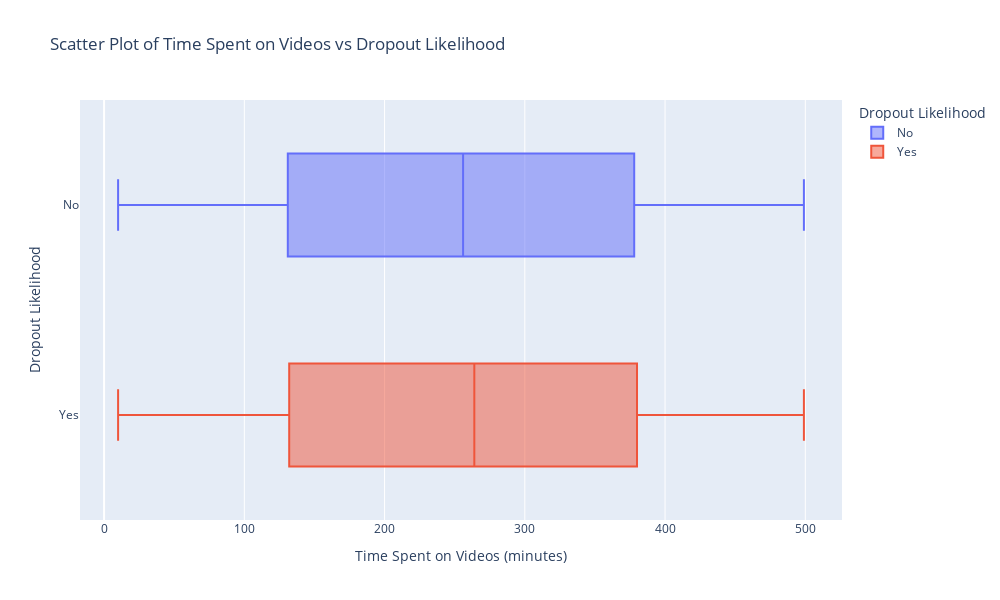

This figure's notebook cell:
### Markdown cell above
**Explanation:** A p-value score of 0.5 suggests that we do not have enough evidence to reject the null hypothesis. In the synthetic dataset, time spent on videos and dropout likelihood do not share a statistically significant relationship.

### Code cell
fig = px.box(data_frame= df_old,
       x = "Time_Spent_on_Videos",
       y = "Dropout_Likelihood",
       color = "Dropout_Likelihood",
       title = "Scatter Plot of Time Spent on Videos vs Dropout Likelihood",
       labels = {"Time_Spent_on_Videos": "Time Spent on Videos (minutes)",
                 "Dropout_Likelihood": "Dropout Likelihood"
                 },
        width = 1000,
        height = 600
    )
fig.show() #Visualizing the relationship between Time_Spent_on_Videos and Dropout_Likelihood using a box plot.

#I'm ignoring the FutureWarning for now.

### Figure 1 — Plotly figure (JSON) as saved in the notebook; plotly's stock layout.template omitted (floating-point values rounded to 4 significant figures; data arrays with more than 128 entries replaced by an {"elided": "..."} marker saying what was removed)
{"data": [{"alignmentgroup": "True", "hovertemplate": "Dropout Likelihood=%{y}<br>Time Spent on Videos (minutes)=%{x}<extra></extra>", "legendgroup": "No", "marker": {"color": "#636efa"}, "name": "No", "notched": false, "offsetgroup": "No", "orientation": "h", "showlegend": true, "type": "box", "x": {"elided": "8043 int values"}, "x0": " ", "xaxis": "x", "y": {"elided": "8043 str values"}, "y0": " ", "yaxis": "y"}, {"alignmentgroup": "True", "hovertemplate": "Dropout Likelihood=%{y}<br>Time Spent on Videos (minutes)=%{x}<extra></extra>", "legendgroup": "Yes", "marker": {"color": "#EF553B"}, "name": "Yes", "notched": false, "offsetgroup": "Yes", "orientation": "h", "showlegend": true, "type": "box", "x": {"elided": "1957 int values"}, "x0": " ", "xaxis": "x", "y": {"elided": "1957 str values"}, "y0": " ", "yaxis": "y"}], "layout": {"boxmode": "overlay", "height": 600, "legend": {"title": {"text": "Dropout Likelihood"}, "tracegroupgap": 0}, "title": {"text": "Scatter Plot of Time Spent on Videos vs Dropout Likelihood"}, "width": 1000, "xaxis": {"anchor": "y", "domain": [0, 1], "title": {"text": "Time Spent on Videos (minutes)"}}, "yaxis": {"anchor": "x", "categoryarray": ["Yes", "No"], "categoryorder": "array", "domain": [0, 1], "title": {"text": "Dropout Likelihood"}}}}
